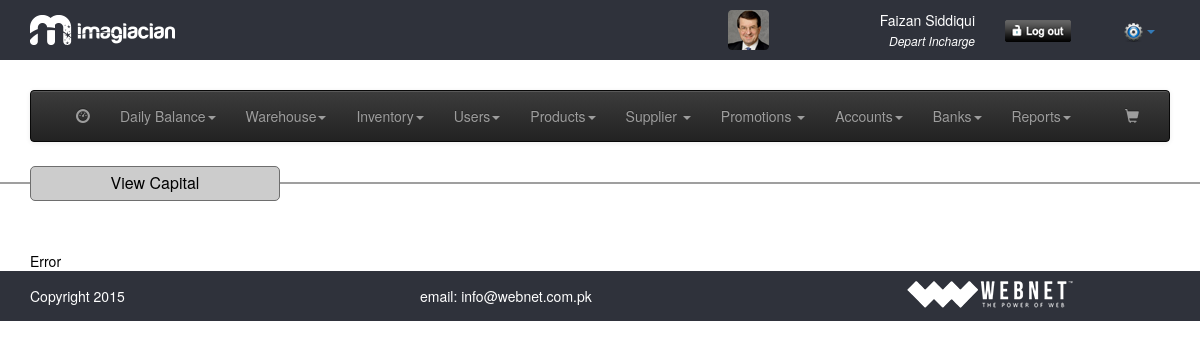
Page /view_open_balance.php (signed in) on the earlier database version.
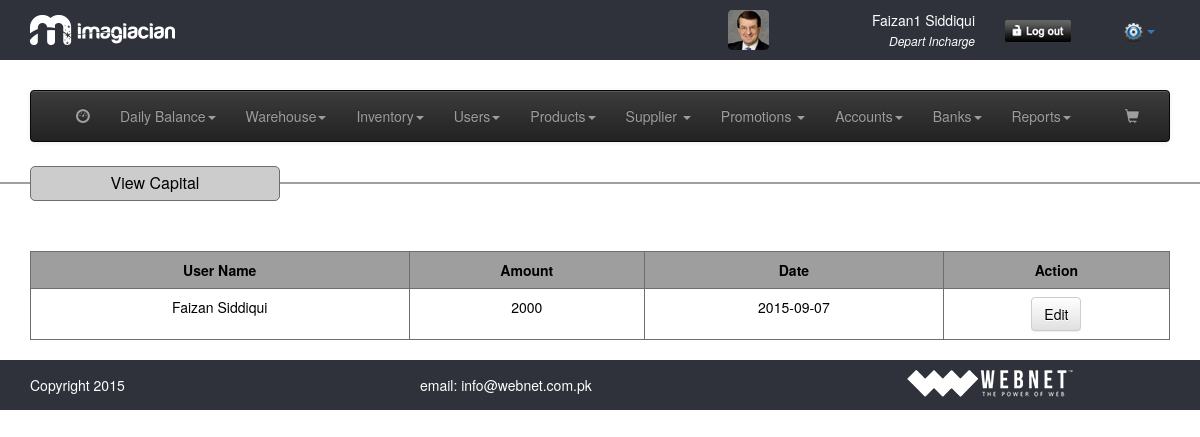
Same page on the later database version.
### tables this page shows
CREATE TABLE IF NOT EXISTS `open_balance` (
  `ob_id` int(11) NOT NULL,
  `ob_user` int(11) NOT NULL,
  `ob_balance` varchar(32) NOT NULL,
  `ob_date` varchar(32) NOT NULL,
  `ob_timestamp` timestamp NOT NULL DEFAULT CURRENT_TIMESTAMP
);

CREATE TABLE IF NOT EXISTS `users` (
  `id` int(11) NOT NULL,
  `fname` varchar(32) NOT NULL,
  `lname` varchar(32) NOT NULL,
  `email` varchar(64) NOT NULL,
  `login` varchar(32) NOT NULL,
  `password` varchar(256) NOT NULL,
  `mobile` varchar(32) NOT NULL,
  `phone` varchar(32) NOT NULL,
  `address` varchar(256) NOT NULL,
  `city` varchar(32) NOT NULL,
  `country` varchar(32) NOT NULL,
  `nic` tinytext NOT NULL,
  `dob` varchar(32) NOT NULL,
  `photo` tinytext NOT NULL,
  `designation` varchar(32) NOT NULL,
  `capabilities` tinytext NOT NULL,
  `datetime` timestamp NOT NULL DEFAULT CURRENT_TIMESTAMP
);

### common/class.database.php (called while the page is built, shortened)
<?php
class Database {
    public $_DB;
    public $_query;
    public $_select = array();
    public $_action;
    public $_table;
    public $_joins = array();
    public $_force_select_all = false;
    public function __construct() {
        try {
            $this->_DB = new PDO('mysql:host=' . DB_HOST . ';dbname=' . DB_NAME, DB_USER, DB_PASS);
            $this->_DB->setAttribute(PDO::ATTR_ERRMODE, PDO::ERRMODE_EXCEPTION);
        } catch (PDOException $e) {
            echo 'ERROR: ' . $e->getMessage();
        }
    }
    public function query($query) {
        try {
            $this->_query = $this->_DB->prepare(filter_var($query, FILTER_SANITIZE_STRING));
            $this->_query->execute();
            $this->_select = array();
            $this->_joins = array();
        } catch (PDOException $e) {
            $er = $e->errorInfo;
            echo '<p style="font-family:arial; background:#F00; position:absolute; z-index:10000; color:#FFF; padding:5px;">ERROR: ' . $er[2] . '</p>';
        }
    }
    public function join($table_name, $override_name, $join_type = 'INNER JOIN', $match, $select = NULL) {
        $this->_joins[] = $join_type . ' ' . $table_name . ' AS ' . $override_name . ' ON ' . $match;
    }
    public function build_query() {
        $query = $this->_action;
        if ($this->_action == 'SELECT') {
            if (!empty($this->_select)) {
                if ($this->_force_select_all == true) {
                    $query .= ' *,';
                }
                foreach ($this->_select as $column_name => $name) {
                    $query .=' ' . $column_name . ' as ' . $name . ', ';
                }
            } else {
                $query .= ' *';
            }
            $query = rtrim($query, ', ');
        }
        if ($this->_action != 'UPDATE' && $this->_action != 'INSERT') {
            $query .= ' FROM ';
        }
        $query .= $this->_table;
        if (!empty($this->_joins)) {
            $query .= ' ';
            $query .= implode(' ', $this->_joins);
        }
        $this->query($query);
    }
    public function all_results($fetch_type = PDO::FETCH_OBJ) {
        return $this->_query->fetchAll($fetch_type);
    }
    public function from($table_name, $num_rows = NULL) {
        $this->_action = 'SELECT';
        $this->_table = $table_name;
        $this->build_query();
    }
}

### classes/class.openingbalance.php (called while the page is built, shortened)
<?php
class openingbalance extends database
{
	private $table_name;
	function __construct()
	{
		$this->table_name = 'open_balance';
	}
	public function get_opening_balance($ID = NULL)
	{
		$this->from($this->table_name);
		return $this->all_results();
	}
}
 ?>

### view_open_balance.php (the view, shortened to what this page needs)
<?php require_once 'header.php'; ?>
<section>
	<hr/>
	<div class="container">
		<div class="row">
			<div class="tableHeading">
				<p class="nomargin alignCenter">View Capital</p>
			</div>
			<div class="col-md-12">
				<?php
				$openingbalance = new openingbalance();
				$results = $openingbalance->get_opening_balance();
				if ($results) {
				?>
				<table border="1" cellpadding="0" cellspacing="0" class="table table-hover tableView">
					<tr>
						<th>User Name</th>
						<th>Amount</th>
						<th>Date</th>
						<th>Action</th>
					</tr>
						<?php
						foreach($results as $res){
						echo '<tr>';
						echo '<td>'. $res->fname .' '.$res->lname.'</td>';
						echo '<td>'. $res->ob_balance.'</td>';
						echo '<td>'. $res->ob_date .'</td>';
						echo '<td class="alignCenter"><a href="add_opening_balance.php?id='.$res->ob_id.'" class="btn btn-default">Edit</a></td>';
						echo '</tr>';
						}
						?>
				</table>
				<?php
				}else{
					echo 'Error';
				}
				?>
			</div>
</section>
<?php require_once 'footer.php'; ?>

### header.php (shortened to what this page needs)
<!DOCTYPE html>
<html>
<head>
	<link href="assets/css/reset.css" rel="stylesheet">
	<link href="assets/css/general.css" rel="stylesheet">
	<link href="assets/css/bootstrap.css" rel="stylesheet">
	<link href="assets/css/bootstrap-theme.css" rel="stylesheet">
	<link href="assets/css/bootstrap-datetimepicker.css" rel="stylesheet">
	<link href="assets/css/style.css" rel="stylesheet">
	<link href="assets/css/selectCSS.css" rel="stylesheet">
</head>
<body>
<header>
	<div class="container">
		<div class="row">
			<div class="col-md-7"><a href="dashboard.php"><img src="assets/images/logo.png" class="logo"/></a></div>
			<div class="col-md-3 userDetail"><img src="assets/images/user_image.png"/><p><?php echo $_SESSION['user']->first_name; ?> <?php echo $_SESSION['user']->last_name; ?></p><span> <?php $desig = $_SESSION['user']->designation; echo str_replace("_"," ","$desig"); ?></span></div>
			<div class="col-md-1"><a href="login.php?logout=true"><img src="assets/images/login.png" class="logoutBtn" /></a></div>
			<div class="col-md-1">
				<div class="navbar-collapse settingBtn">
					<ul class="navbar-right nomargin">
						<li class="dropdown">
						  <a href="#" class="dropdown-toggle" data-toggle="dropdown" role="button" aria-haspopup="true" aria-expanded="false"><img src="assets/images/setting_icon.png"/><span class="caret"></span></a>
						</li>
					</ul>
				</div>
			</div>
		</div>
	</div>
</header>
<?php include ABSPATH.'include/menu.php'; ?>

Differences in the rows shown:
added open_balance: users.fname "Faizan", users.lname "Siddiqui", ob_balance "2000", ob_date "2015-09-07"
Other differences:
$_SESSION['user']->first_name: "Faizan" → "Faizan1"
text no longer shown: "Error"
text now shown: "User Name Amount Date Action"
